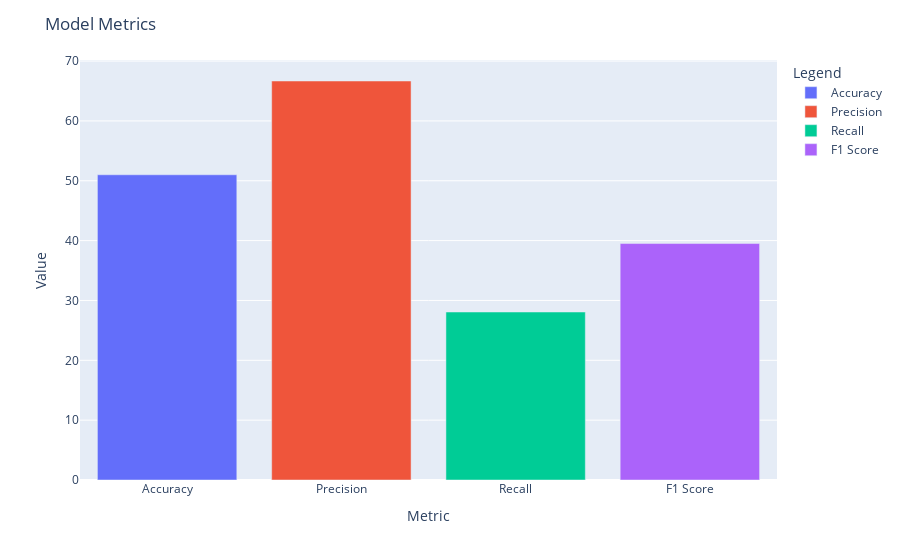

Notebook code for this chart:
### Code cell
fig = px.bar(x=base_metrics.keys(), y=base_metrics.values(), color=base_metrics.keys())
fig.update_layout(title='Model Metrics',
                  xaxis_title='Metric', 
                  yaxis_title='Value',
                  legend_title='Legend')
fig.show()

### Figure 1 — Plotly figure (JSON) as saved in the notebook; plotly's stock layout.template omitted (floating-point values rounded to 4 significant figures)
{"data": [{"alignmentgroup": "True", "hovertemplate": "color=Accuracy<br>x=%{x}<br>y=%{y}<extra></extra>", "legendgroup": "Accuracy", "marker": {"color": "#636efa", "pattern": {"shape": ""}}, "name": "Accuracy", "offsetgroup": "Accuracy", "orientation": "v", "showlegend": true, "textposition": "auto", "type": "bar", "x": ["Accuracy"], "xaxis": "x", "y": [51], "yaxis": "y"}, {"alignmentgroup": "True", "hovertemplate": "color=Precision<br>x=%{x}<br>y=%{y}<extra></extra>", "legendgroup": "Precision", "marker": {"color": "#EF553B", "pattern": {"shape": ""}}, "name": "Precision", "offsetgroup": "Precision", "orientation": "v", "showlegend": true, "textposition": "auto", "type": "bar", "x": ["Precision"], "xaxis": "x", "y": [66.67], "yaxis": "y"}, {"alignmentgroup": "True", "hovertemplate": "color=Recall<br>x=%{x}<br>y=%{y}<extra></extra>", "legendgroup": "Recall", "marker": {"color": "#00cc96", "pattern": {"shape": ""}}, "name": "Recall", "offsetgroup": "Recall", "orientation": "v", "showlegend": true, "textposition": "auto", "type": "bar", "x": ["Recall"], "xaxis": "x", "y": [28.07], "yaxis": "y"}, {"alignmentgroup": "True", "hovertemplate": "color=F1 Score<br>x=%{x}<br>y=%{y}<extra></extra>", "legendgroup": "F1 Score", "marker": {"color": "#ab63fa", "pattern": {"shape": ""}}, "name": "F1 Score", "offsetgroup": "F1 Score", "orientation": "v", "showlegend": true, "textposition": "auto", "type": "bar", "x": ["F1 Score"], "xaxis": "x", "y": [39.51], "yaxis": "y"}], "layout": {"barmode": "relative", "legend": {"title": {"text": "Legend"}, "tracegroupgap": 0}, "margin": {"t": 60}, "title": {"text": "Model Metrics"}, "xaxis": {"anchor": "y", "domain": [0, 1], "title": {"text": "Metric"}}, "yaxis": {"anchor": "x", "domain": [0, 1], "title": {"text": "Value"}}}}
